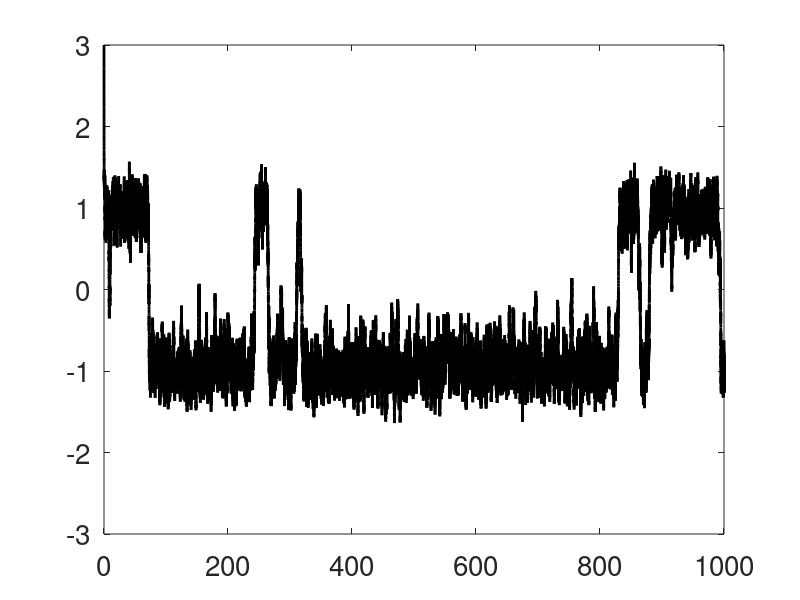
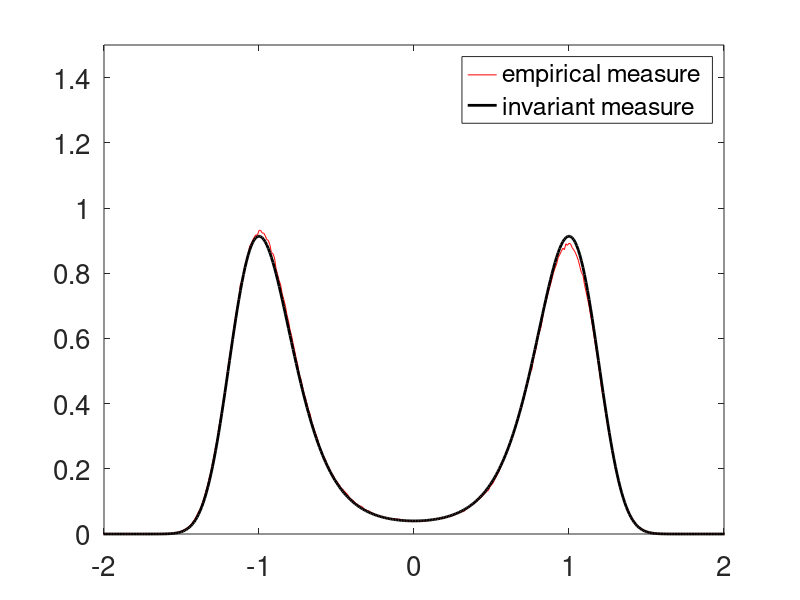

Write MATLAB code to recreate these figures, in order.
clear; set(0,'defaultaxesfontsize',20); format long
%%% p1c.m behaviour of the double well potential with noise

tau=0.01; T=5e4; t=[0:tau:T];% set up integration constants
x0=3; eps=0.08; Sigma=sqrt(2*eps);% set the SDE coefficients
N=length(t); x=zeros(1,N); x(1)=x0; % set initial conditions
sd=0;rng(sd);% choose random number seed
dW=sqrt(tau)*randn(N-1,1);% precalculate the Brownian increments used

% Euler implementation of the OU
for i=1:N-1
    x(i+1)=x(i)+tau*x(i)*(1-x(i)^2)+Sigma*dW(i);
end

dx=0.01;z=[-5:dx:5]; V=hist(x,z);
p=exp(-0.25*eps^-1*(1-z.^2).^2); p1=p/trapz(z,p);

figure(1), plot(t,x,'k','LineWidth',2)
axis([0 1000 -3 3])
figure(2), plot(z,V./(dx*sum(V)),'r',z,p1,'k','LineWidth',2)
axis([-2 2 0 1.5])
legend 'empirical measure' 'invariant measure'
